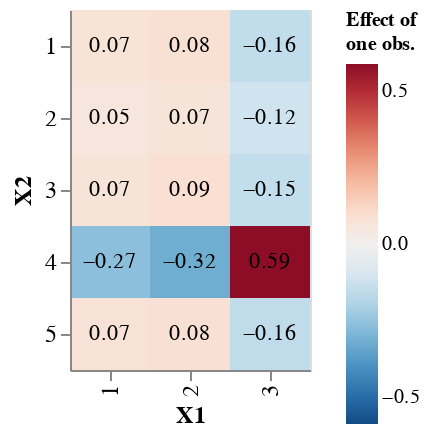

The notebook cell this image was saved under:
### Markdown cell above
Now we take one observation ($X_1 = 3$ and $X_2 = 4$) and we look at how it will influence the raked values.

### Code cell
index = np.argmax(np.abs(df_y.grad_y))
index_var1 = df_y.iloc[index].X1
index_var2 = df_y.iloc[index].X2
df_y_loc = df_y.loc[(df_y.X1==index_var1)&(df_y.X2==index_var2)]
max_scale = max(abs(df_y_loc['grad_y'].min()), abs(df_y_loc['grad_y'].max()))

base = alt.Chart(df_y_loc).encode(
    x=alt.X('raked_1:N', axis=alt.Axis(title='X1')),
    y=alt.Y('raked_2:N', axis=alt.Axis(title='X2')),
)

heatmap = base.mark_rect().encode(
    color=alt.Color('grad_y:Q',
        scale=alt.Scale(scheme='redblue', domain=[-max_scale, max_scale], reverse=True),
        legend=alt.Legend(title=['Effect of', 'one obs.']))
)

text = base.mark_text(baseline='middle').encode(
    alt.Text('grad_y:Q', format='.2f')
)

chart = alt.layer(heatmap, text
).properties(
    width=120,
    height=180
).configure_title(
    fontSize=12
).configure_axis(
    labelFontSize=12,
    titleFontSize=12
).configure_legend(
    labelFontSize=10,
    titleFontSize=10
)
chart

### Figure 1 — Vega-Lite specification as saved in the notebook (floating-point values rounded to 4 significant figures)
{"config": {"view": {"continuousWidth": 300, "continuousHeight": 300}, "axis": {"labelFontSize": 12, "titleFontSize": 12}, "legend": {"labelFontSize": 10, "titleFontSize": 10}, "title": {"fontSize": 12}}, "layer": [{"mark": {"type": "rect"}, "encoding": {"color": {"field": "grad_y", "legend": {"title": ["Effect of", "one obs."]}, "scale": {"domain": [-0.5874, 0.5874], "reverse": true, "scheme": "redblue"}, "type": "quantitative"}, "x": {"axis": {"title": "X1"}, "field": "raked_1", "type": "nominal"}, "y": {"axis": {"title": "X2"}, "field": "raked_2", "type": "nominal"}}}, {"mark": {"type": "text", "baseline": "middle"}, "encoding": {"text": {"field": "grad_y", "format": ".2f", "type": "quantitative"}, "x": {"axis": {"title": "X1"}, "field": "raked_1", "type": "nominal"}, "y": {"axis": {"title": "X2"}, "field": "raked_2", "type": "nominal"}}}], "data": {"name": "data-b07db9779e1ed9da50883acfdc2159e2"}, "height": 180, "width": 120, "$schema": "https://vega.github.io/schema/vega-lite/v6.1.0.json", "datasets": {"data-b07db9779e1ed9da50883acfdc2159e2": [{"raked_1": 1, "raked_2": 1, "X1": 3, "X2": 4, "grad_y": 0.07189}, {"raked_1": 2, "raked_2": 1, "X1": 3, "X2": 4, "grad_y": 0.0842}, {"raked_1": 3, "raked_2": 1, "X1": 3, "X2": 4, "grad_y": -0.1561}, {"raked_1": 1, "raked_2": 2, "X1": 3, "X2": 4, "grad_y": 0.05389}, {"raked_1": 2, "raked_2": 2, "X1": 3, "X2": 4, "grad_y": 0.06706}, {"raked_1": 3, "raked_2": 2, "X1": 3, "X2": 4, "grad_y": -0.121}, {"raked_1": 1, "raked_2": 3, "X1": 3, "X2": 4, "grad_y": 0.06744}, {"raked_1": 2, "raked_2": 3, "X1": 3, "X2": 4, "grad_y": 0.08625}, {"raked_1": 3, "raked_2": 3, "X1": 3, "X2": 4, "grad_y": -0.1537}, {"raked_1": 1, "raked_2": 4, "X1": 3, "X2": 4, "grad_y": -0.2672}, {"raked_1": 2, "raked_2": 4, "X1": 3, "X2": 4, "grad_y": -0.3202}, {"raked_1": 3, "raked_2": 4, "X1": 3, "X2": 4, "grad_y": 0.5874}, {"raked_1": 1, "raked_2": 5, "X1": 3, "X2": 4, "grad_y": 0.07398}, {"raked_1": 2, "raked_2": 5, "X1": 3, "X2": 4, "grad_y": 0.08265}, {"raked_1": 3, "raked_2": 5, "X1": 3, "X2": 4, "grad_y": -0.1566}]}}
